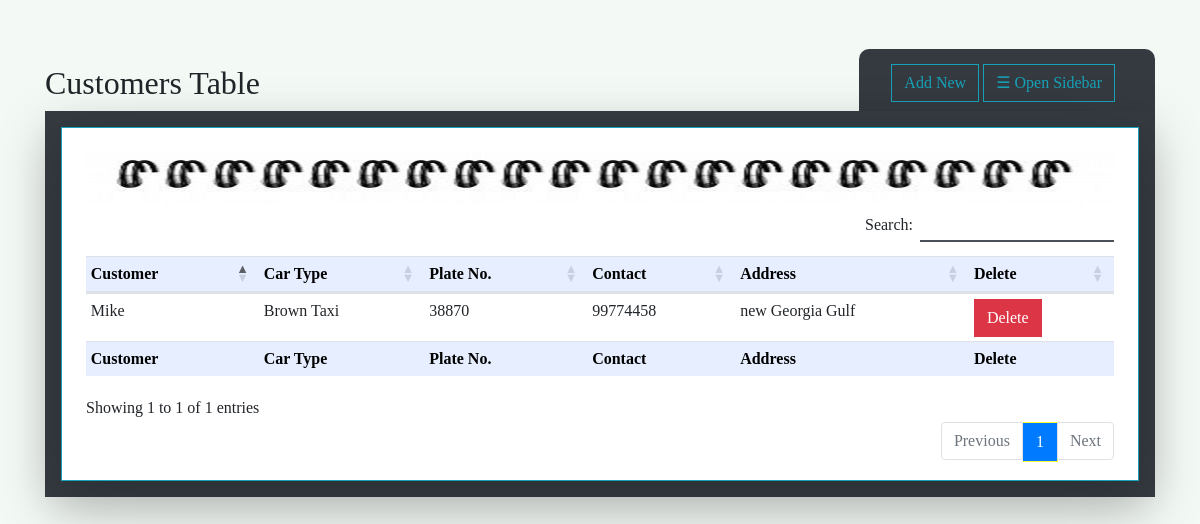
The page /cusstomers.php (signed in) on the database its author committed.
### tables this page shows
CREATE TABLE `customers` (
  `id` int(225) NOT NULL,
  `fName` varchar(50) NOT NULL,
  `carType` varchar(225) NOT NULL,
  `plateNo` varchar(7) NOT NULL,
  `contact` varchar(15) NOT NULL,
  `address` varchar(50) NOT NULL,
  `mName` varchar(50) NOT NULL,
  `lName` varchar(50) NOT NULL
);

### includes/connect.php (called while the page is built, shortened)
<?php
Class Dbh {
	public function connection(){
		$this->servername = "localhost";
		$this->username = "root";
		$this->password = "";
		$this->myDb = "spakcarwash";
		try {
			    $dsn = "mysql:host=".$this->servername.";dbname=".$this->myDb;
			    $pdo =  new PDO($dsn, $this->username, $this->password);
			    $pdo->setAttribute(PDO::ATTR_ERRMODE, PDO::ERRMODE_EXCEPTION);
			    return $pdo;
			    }
			catch(PDOException $e)
			    {
			    echo "Connection failed: " . $e->getMessage();
			    }
	}
}

### includes/model.php (called while the page is built, shortened)
<?php
include 'connect.php';
Class Query extends Dbh {
	public function select_all_customers(){
		$stmt = $this->connection()->query("SELECT * FROM customers");
		return $stmt;
	}
}

### tables/customers_table.php (the view)
<div class="bg-white px-4 border border-info p-3 shadow-lg ">
	<img src="imgs/bookspingk.jpg" class="img-responsive w-100 my-2">
	<div class="table-responsive">
		<table id="example" class="table table-sm table-stripped " >
			<thead class="mt-1" >
				<tr>
					<th>Customer </th>
					<th>Car Type</th>
					<th>Plate No.</th>
					<th>Contact</th>
					<th>Address</th>
					<th>Delete</th>
				</tr>
			</thead>
			<tbody>
				<?php
				include_once("includes/model.php");
				$pdo = new Query();
				$customers = $pdo->select_all_customers();
				while($rows = $customers->fetch()){
					?>
					<tr>
						<td><?=$rows["fName"]?></td>
						<td><?=$rows["carType"]?></td>
						<td><?=$rows["plateNo"]?></td>
						<td><?=$rows["contact"]?></td>
						<td><?=$rows["address"]?></td>
						<td><a href="deletor.php?idNo=<?=$rows['id']?>&tb=customers" class="btn btn-danger rounded-0">Delete</a></td>
					</tr>
					<?php
				}
				?>
			</tbody>
			<tfoot>
				<tr>
					<th>Customer </th>
					<th>Car Type</th>
					<th>Plate No.</th>
					<th>Contact</th>
					<th>Address</th>
					<th>Delete</th>
				</tr>
			</tfoot>
		</table>
	</div>
</div>

### css/customStyle.css (style rules this page uses)
body, html { margin: 0; padding: 0; height: 100%; font-family: Georgia; }
body { background: rgba(217,238,225,.3); }
table { border-collapse: collapse; width: 100%; }
th, td { text-align: left; padding: 8px; }
th { background-color: #e6eeff; color: #000; }

### rows shown on the page
customers: fName "Mike", carType "Brown Taxi", plateNo "38870", contact "99774458", address "new Georgia Gulf"
